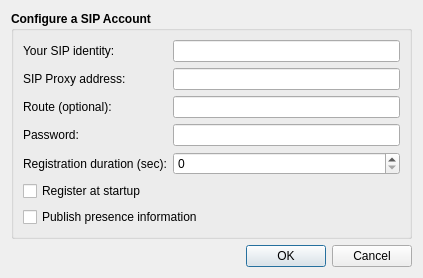
<?xml version="1.0" encoding="UTF-8"?>
<ui version="4.0">
 <class>SIP_Account</class>
 <widget class="QDialog" name="SIP_Account">
  <property name="windowModality">
   <enum>Qt::WindowModal</enum>
  </property>
  <property name="geometry">
   <rect>
    <x>0</x>
    <y>0</y>
    <width>423</width>
    <height>274</height>
   </rect>
  </property>
  <property name="font">
   <font>
    <weight>75</weight>
    <bold>true</bold>
   </font>
  </property>
  <property name="windowTitle">
   <string>Configure a SIP account</string>
  </property>
  <layout class="QGridLayout" name="gridLayout">
   <item row="0" column="0">
    <widget class="QGroupBox" name="groupBox">
     <property name="title">
      <string>Configure a SIP Account</string>
     </property>
     <layout class="QGridLayout" name="gridLayout_2">
      <item row="0" column="0">
       <widget class="QLabel" name="label">
        <property name="font">
         <font>
          <weight>50</weight>
          <bold>false</bold>
         </font>
        </property>
        <property name="text">
         <string>Your SIP identity:</string>
        </property>
       </widget>
      </item>
      <item row="0" column="1">
       <widget class="QLineEdit" name="lineEdit_account">
        <property name="font">
         <font>
          <weight>50</weight>
          <bold>false</bold>
         </font>
        </property>
       </widget>
      </item>
      <item row="1" column="0">
       <widget class="QLabel" name="label_2">
        <property name="font">
         <font>
          <weight>50</weight>
          <bold>false</bold>
         </font>
        </property>
        <property name="text">
         <string>SIP Proxy address:</string>
        </property>
       </widget>
      </item>
      <item row="1" column="1">
       <widget class="QLineEdit" name="lineEdit_proxy">
        <property name="font">
         <font>
          <weight>50</weight>
          <bold>false</bold>
         </font>
        </property>
       </widget>
      </item>
      <item row="2" column="0">
       <widget class="QLabel" name="label_3">
        <property name="font">
         <font>
          <weight>50</weight>
          <bold>false</bold>
         </font>
        </property>
        <property name="text">
         <string>Route (optional):</string>
        </property>
       </widget>
      </item>
      <item row="2" column="1">
       <widget class="QLineEdit" name="lineEdit_route">
        <property name="font">
         <font>
          <weight>50</weight>
          <bold>false</bold>
         </font>
        </property>
       </widget>
      </item>
      <item row="3" column="0">
       <widget class="QLabel" name="label_5">
        <property name="font">
         <font>
          <weight>50</weight>
          <bold>false</bold>
         </font>
        </property>
        <property name="text">
         <string>Password:</string>
        </property>
       </widget>
      </item>
      <item row="3" column="1">
       <widget class="QLineEdit" name="lineEdit_passwd">
        <property name="font">
         <font>
          <weight>50</weight>
          <bold>false</bold>
         </font>
        </property>
       </widget>
      </item>
      <item row="4" column="0">
       <widget class="QLabel" name="label_4">
        <property name="font">
         <font>
          <weight>50</weight>
          <bold>false</bold>
         </font>
        </property>
        <property name="text">
         <string>Registration duration (sec):</string>
        </property>
       </widget>
      </item>
      <item row="4" column="1">
       <widget class="QSpinBox" name="spinBox_Regtime">
        <property name="font">
         <font>
          <weight>50</weight>
          <bold>false</bold>
         </font>
        </property>
       </widget>
      </item>
      <item row="5" column="0">
       <widget class="QCheckBox" name="checkBox_register">
        <property name="font">
         <font>
          <weight>50</weight>
          <bold>false</bold>
         </font>
        </property>
        <property name="text">
         <string>Register at startup</string>
        </property>
       </widget>
      </item>
      <item row="6" column="0" colspan="2">
       <widget class="QCheckBox" name="checkBox_publish">
        <property name="font">
         <font>
          <weight>50</weight>
          <bold>false</bold>
         </font>
        </property>
        <property name="text">
         <string>Publish presence information</string>
        </property>
       </widget>
      </item>
     </layout>
    </widget>
   </item>
   <item row="1" column="0">
    <widget class="QDialogButtonBox" name="buttonBox">
     <property name="font">
      <font>
       <weight>50</weight>
       <bold>false</bold>
      </font>
     </property>
     <property name="orientation">
      <enum>Qt::Horizontal</enum>
     </property>
     <property name="standardButtons">
      <set>QDialogButtonBox::Cancel|QDialogButtonBox::Ok</set>
     </property>
    </widget>
   </item>
  </layout>
 </widget>
 <resources/>
 <connections/>
</ui>
